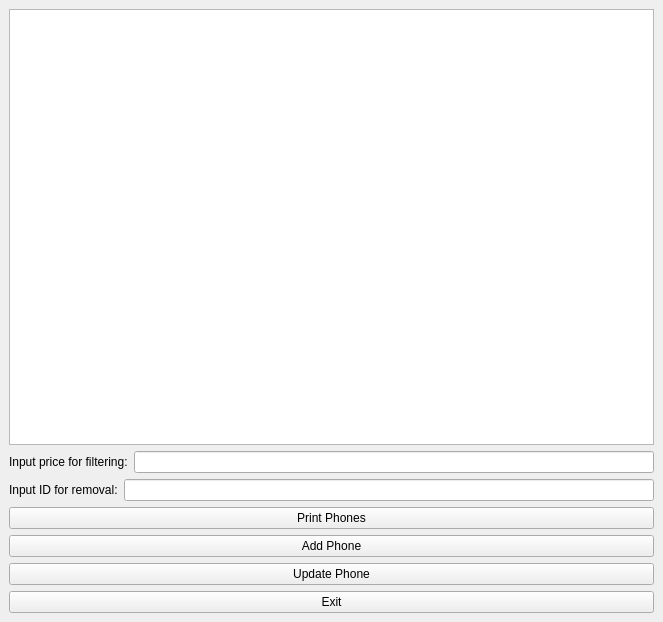
<?xml version="1.0" encoding="UTF-8"?>
<ui version="4.0">
 <class>AdminHUD</class>
 <widget class="QMainWindow" name="AdminHUD">
  <property name="geometry">
   <rect>
    <x>0</x>
    <y>0</y>
    <width>663</width>
    <height>622</height>
   </rect>
  </property>
  <property name="windowTitle">
   <string>MainWindow</string>
  </property>
  <widget class="QWidget" name="centralwidget">
   <layout class="QVBoxLayout" name="verticalLayout">
    <item>
     <widget class="QListWidget" name="listWidget"/>
    </item>
    <item>
     <layout class="QHBoxLayout" name="horizontalLayout">
      <item>
       <widget class="QLabel" name="label">
        <property name="text">
         <string>Input price for filtering:</string>
        </property>
       </widget>
      </item>
      <item>
       <widget class="QLineEdit" name="lineEdit">
        <property name="text">
         <string/>
        </property>
       </widget>
      </item>
     </layout>
    </item>
    <item>
     <layout class="QHBoxLayout" name="horizontalLayout_2">
      <item>
       <widget class="QLabel" name="label_2">
        <property name="text">
         <string>Input ID for removal:</string>
        </property>
       </widget>
      </item>
      <item>
       <widget class="QLineEdit" name="lineEdit_2"/>
      </item>
     </layout>
    </item>
    <item>
     <widget class="QPushButton" name="print_button">
      <property name="text">
       <string>Print Phones</string>
      </property>
     </widget>
    </item>
    <item>
     <widget class="QPushButton" name="add_button">
      <property name="text">
       <string>Add Phone</string>
      </property>
     </widget>
    </item>
    <item>
     <widget class="QPushButton" name="update_button">
      <property name="text">
       <string>Update Phone</string>
      </property>
     </widget>
    </item>
    <item>
     <widget class="QPushButton" name="pushButton">
      <property name="text">
       <string>Exit</string>
      </property>
     </widget>
    </item>
   </layout>
  </widget>
 </widget>
 <resources/>
 <connections/>
</ui>
